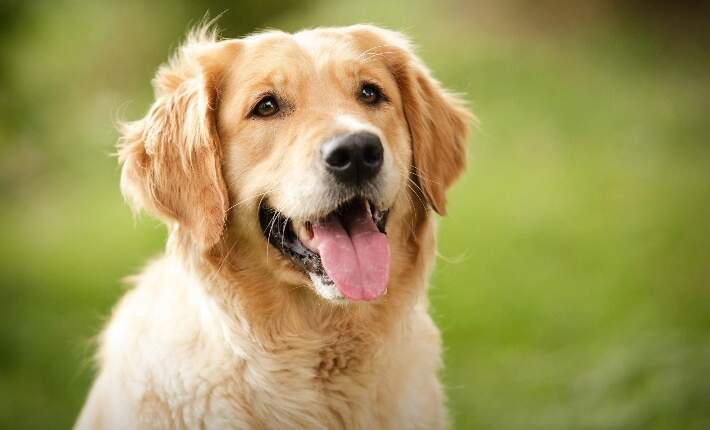
#> input picture dog.jpg, 710 x 430 px, found by its file name
$ python exp5.py
#> lines starting #> are read from the running program, lines starting #| are printed output that depends on the picture
import cv2
import numpy as np
import matplotlib.pyplot as plt

# 1. Read the input image
image = cv2.imread(r"E:\sem 7\CV LAB\dog.jpg")
#> image is the input picture: shape (430, 710, 3); mean B, G, R 89.5, 151.3, 160.4

# Check if image is loaded
if image is None:
    print("Error: Image not found. Check the file path.")
    exit()

# 2. Convert image to grayscale
gray = cv2.cvtColor(image, cv2.COLOR_BGR2GRAY)
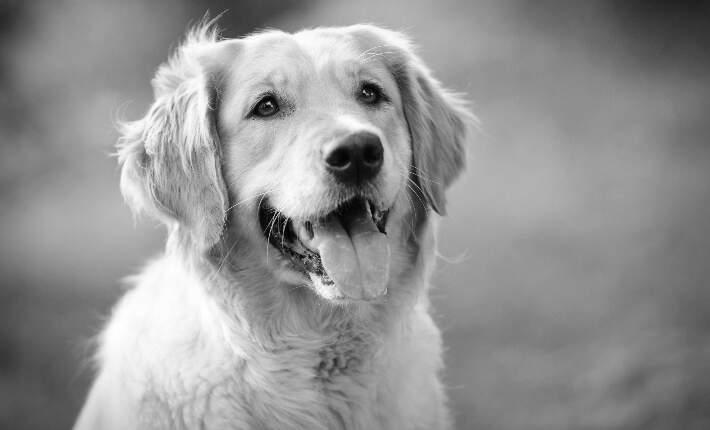
#> gray: shape (430, 710); min 1, max 255, mean 147

# Convert image to float for calculations
gray = gray.astype(np.float64)

# ---------------------------------------------------------
# 3. Define Sobel kernels manually
# ---------------------------------------------------------

sobel_x_kernel = np.array([
    [-1,  0,  1],
    [-2,  0,  2],
    [-1,  0,  1]
])

sobel_y_kernel = np.array([
    [-1, -2, -1],
    [ 0,  0,  0],
    [ 1,  2,  1]
])

# ---------------------------------------------------------
# 4. Create empty images for Gx and Gy
# ---------------------------------------------------------

height, width = gray.shape
#> height = 430; width = 710

Gx = np.zeros((height, width))
Gy = np.zeros((height, width))

# ---------------------------------------------------------
# 5. Add padding around the image
# ---------------------------------------------------------

padded = np.pad(gray, ((1, 1), (1, 1)), mode='constant')

# ---------------------------------------------------------
# 6. Perform Sobel convolution manually
# ---------------------------------------------------------

for i in range(height):
    for j in range(width):

        # Take 3x3 neighborhood
        region = padded[i:i+3, j:j+3]

        # Calculate Gx
        Gx[i, j] = np.sum(region * sobel_x_kernel)

        # Calculate Gy
        Gy[i, j] = np.sum(region * sobel_y_kernel)
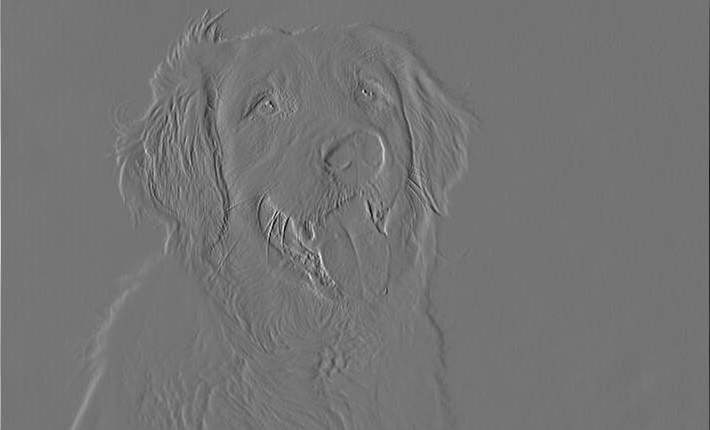
#> Gx: shape (430, 710) float64; min -631, max 748, mean 0; drawn with min black and max white
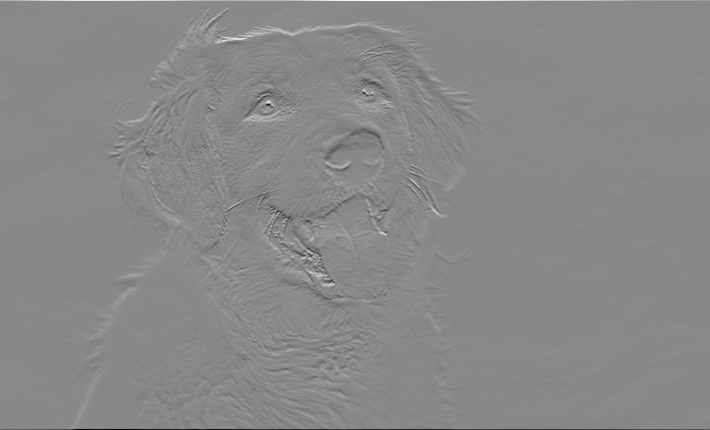
#> Gy: shape (430, 710) float64; min -816, max 704, mean 0.2; drawn with min black and max white

# ---------------------------------------------------------
# 7. Calculate gradient magnitude
# ---------------------------------------------------------

gradient_magnitude = np.sqrt(Gx**2 + Gy**2)

# ---------------------------------------------------------
# 8. Normalize values to 0-255
# ---------------------------------------------------------

gradient_magnitude = np.clip(gradient_magnitude, 0, 255)
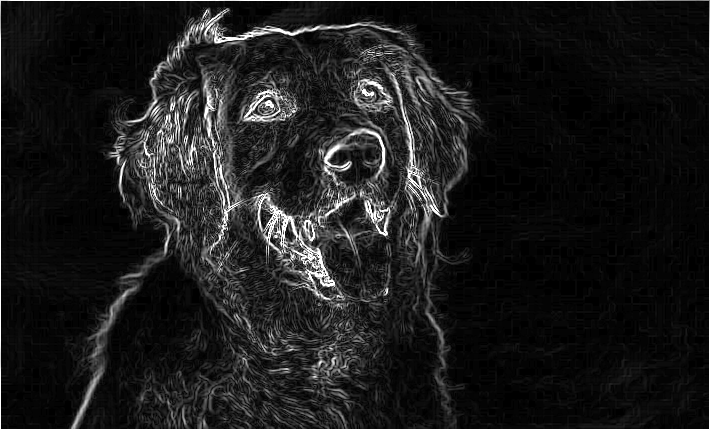
#> gradient_magnitude: shape (430, 710) float64; min 0, max 255, mean 28.5
gradient_magnitude = gradient_magnitude.astype(np.uint8)

Gx_display = np.abs(Gx)
Gx_display = np.clip(Gx_display, 0, 255).astype(np.uint8)
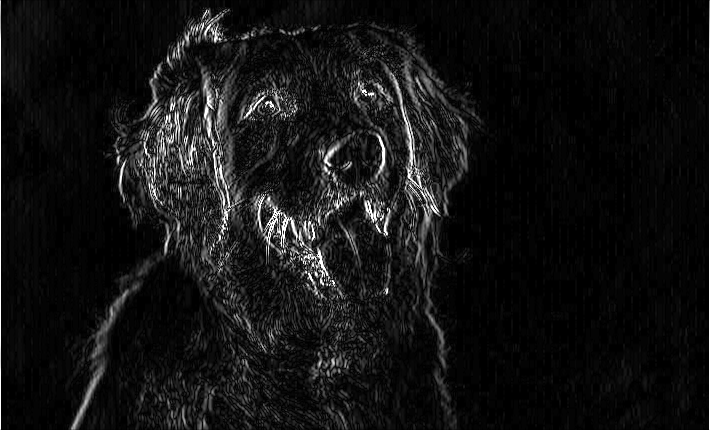
#> Gx_display: shape (430, 710); min 0, max 255, mean 19.1

Gy_display = np.abs(Gy)
Gy_display = np.clip(Gy_display, 0, 255).astype(np.uint8)
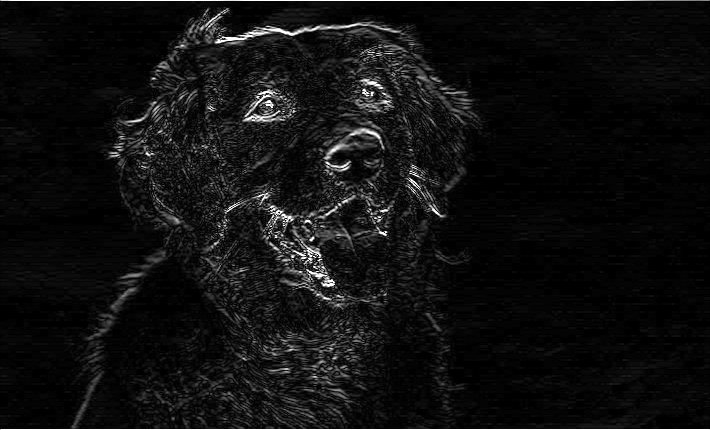
#> Gy_display: shape (430, 710); min 0, max 255, mean 16.5

# ---------------------------------------------------------
# 9. Display results
# ---------------------------------------------------------

plt.figure(figsize=(12, 8))

plt.subplot(2, 3, 1)
plt.imshow(cv2.cvtColor(image, cv2.COLOR_BGR2RGB))
plt.title("Original Image")
plt.axis("off")

plt.subplot(2, 3, 2)
plt.imshow(gray, cmap="gray")
plt.title("Grayscale Image")
plt.axis("off")

plt.subplot(2, 3, 3)
plt.imshow(Gx_display, cmap="gray")
plt.title("Sobel X - Vertical Edges")
plt.axis("off")

plt.subplot(2, 3, 4)
plt.imshow(Gy_display, cmap="gray")
plt.title("Sobel Y - Horizontal Edges")
plt.axis("off")

plt.subplot(2, 3, 5)
plt.imshow(gradient_magnitude, cmap="gray")
plt.title("Final Sobel Edge Detection")
plt.axis("off")

plt.tight_layout()
plt.show()
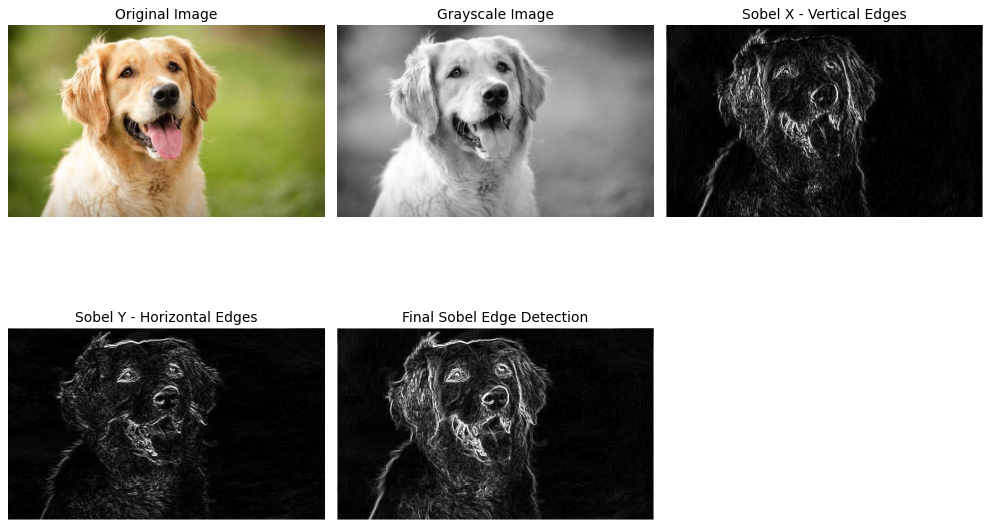
#> figure drawn by matplotlib, 5 panels
